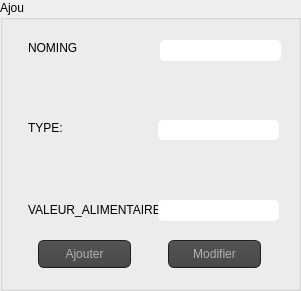
    <widget class="QGroupBox" name="groupBox_2">
     <property name="geometry">
      <rect>
       <x>10</x>
       <y>30</y>
       <width>301</width>
       <height>291</height>
      </rect>
     </property>
     <property name="title">
      <string>Ajou</string>
     </property>
     <widget class="QLineEdit" name="lineEdit_nom_ingr">
      <property name="geometry">
       <rect>
        <x>160</x>
        <y>40</y>
        <width>121</width>
        <height>21</height>
       </rect>
      </property>
      <property name="styleSheet">
       <string notr="true">QLineEdit{
    background-color: white;
    box-shadow: 2px 0.5px 5px 1px inset black;
    border-radius: 5px;
    width: 70%;
    padding-right: 10px;
    padding-left: 10px;
    text-align: left;
    color: #000;
    font-size:inherit;
    font-family: Arial, Helvetica, sans-serif;  
    font-weight:normal;
    font-variant:normal;
}
QLineEdit::hover{  color: black ;
background-color:orange;}
QLineEdit::focus{  color: black ;
background-color:white;}</string>
      </property>
     </widget>
     <widget class="QPushButton" name="modif_ing">
      <property name="geometry">
       <rect>
        <x>168</x>
        <y>240</y>
        <width>93</width>
        <height>28</height>
       </rect>
      </property>
      <property name="styleSheet">
       <string notr="true">QToolTip
{
     border: 1px solid black;
     background-color: #ffa02f;
     padding: 1px;
     border-radius: 3px;
     opacity: 100;
}

QWidget
{
    color: #b1b1b1;
    background-color: #323232;
}

QWidget:item:hover
{
    background-color: QLinearGradient( x1: 0, y1: 0, x2: 0, y2: 1, stop: 0 #ffa02f, stop: 1 #ca0619);
    color: #000000;
}

QWidget:item:selected
{
    background-color: QLinearGradient( x1: 0, y1: 0, x2: 0, y2: 1, stop: 0 #ffa02f, stop: 1 #d7801a);
}

QMenuBar::item
{
    background: transparent;
}

QMenuBar::item:selected
{
    background: transparent;
    border: 1px solid #ffaa00;
}

QMenuBar::item:pressed
{
    background: #444;
    border: 1px solid #000;
    background-color: QLinearGradient(
        x1:0, y1:0,
        x2:0, y2:1,
        stop:1 #212121,
        stop:0.4 #343434/*,
        stop:0.2 #343434,
        stop:0.1 #ffaa00*/
    );
    margin-bottom:-1px;
    padding-bottom:1px;
}

QMenu
{
    border: 1px solid #000;
}

QMenu::item
{
    padding: 2px 20px 2px 20px;
}

QMenu::item:selected
{
    color: #000000;
}

QWidget:disabled
{
    color: #404040;
    background-color: #323232;
}

QAbstractItemView
{
    background-color: QLinearGradient( x1: 0, y1: 0, x2: 0, y2: 1, stop: 0 #4d4d4d, stop: 0.1 #646464, stop: 1 #5d5d5d);
}

QWidget:focus
{
    /*border: 2px solid QLinearGradient( x1: 0, y1: 0, x2: 0, y2: 1, stop: 0 #ffa02f, stop: 1 #d7801a);*/
}

QLineEdit
{
    background-color: QLinearGradient( x1: 0, y1: 0, x2: 0, y2: 1, stop: 0 #4d4d4d, stop: 0 #646464, stop: 1 #5d5d5d);
    padding: 1px;
    border-style: solid;
    border: 1px solid #1e1e1e;
    border-radius: 5;
}

QPushButton
{
    color: #b1b1b1;
    background-color: QLinearGradient( x1: 0, y1: 0, x2: 0, y2: 1, stop: 0 #565656, stop: 0.1 #525252, stop: 0.5 #4e4e4e, stop: 0.9 #4a4a4a, stop: 1 #464646);
    border-width: 1px;
    border-color: #1e1e1e;
    border-style: solid;
    border-radius: 6;
    padding: 3px;
    font-size: 12px;
    padding-left: 5px;
    padding-right: 5px;
}

QPushButton:pressed
{
    background-color: QLinearGradient( x1: 0, y1: 0, x2: 0, y2: 1, stop: 0 #2d2d2d, stop: 0.1 #2b2b2b, stop: 0.5 #292929, stop: 0.9 #282828, stop: 1 #252525);
}

QComboBox
{
    selection-background-color: #ffaa00;
    background-color: QLinearGradient( x1: 0, y1: 0, x2: 0, y2: 1, stop: 0 #565656, stop: 0.1 #525252, stop: 0.5 #4e4e4e, stop: 0.9 #4a4a4a, stop: 1 #464646);
    border-style: solid;
    border: 1px solid #1e1e1e;
    border-radius: 5;
}

QComboBox:hover,QPushButton:hover
{
    border: 2px solid QLinearGradient( x1: 0, y1: 0, x2: 0, y2: 1, stop: 0 #ffa02f, stop: 1 #d7801a);
}


QComboBox:on
{
    padding-top: 3px;
    padding-left: 4px;
    background-color: QLinearGradient( x1: 0, y1: 0, x2: 0, y2: 1, stop: 0 #2d2d2d, stop: 0.1 #2b2b2b, stop: 0.5 #292929, stop: 0.9 #282828, stop: 1 #252525);
    selection-background-color: #ffaa00;
}

QComboBox QAbstractItemView
{
    border: 2px solid darkgray;
    selection-background-color: QLinearGradient( x1: 0, y1: 0, x2: 0, y2: 1, stop: 0 #ffa02f, stop: 1 #d7801a);
}

QComboBox::drop-down
{
     subcontrol-origin: padding;
     subcontrol-position: top right;
     width: 15px;

     border-left-width: 0px;
     border-left-color: darkgray;
     border-left-style: solid; /* just a single line */
     border-top-right-radius: 3px; /* same radius as the QComboBox */
     border-bottom-right-radius: 3px;
 }

QComboBox::down-arrow
{
     image: url(:/down_arrow.png);
}

QGroupBox:focus
{
border: 2px solid QLinearGradient( x1: 0, y1: 0, x2: 0, y2: 1, stop: 0 #ffa02f, stop: 1 #d7801a);
}

QTextEdit:focus
{
    border: 2px solid QLinearGradient( x1: 0, y1: 0, x2: 0, y2: 1, stop: 0 #ffa02f, stop: 1 #d7801a);
}

QScrollBar:horizontal {
     border: 1px solid #222222;
     background: QLinearGradient( x1: 0, y1: 0, x2: 0, y2: 1, stop: 0.0 #121212, stop: 0.2 #282828, stop: 1 #484848);
     height: 7px;
     margin: 0px 16px 0 16px;
}

QScrollBar::handle:horizontal
{
      background: QLinearGradient( x1: 0, y1: 0, x2: 1, y2: 0, stop: 0 #ffa02f, stop: 0.5 #d7801a, stop: 1 #ffa02f);
      min-height: 20px;
      border-radius: 2px;
}

QScrollBar::add-line:horizontal {
      border: 1px solid #1b1b19;
      border-radius: 2px;
      background: QLinearGradient( x1: 0, y1: 0, x2: 1, y2: 0, stop: 0 #ffa02f, stop: 1 #d7801a);
      width: 14px;
      subcontrol-position: right;
      subcontrol-origin: margin;
}

QScrollBar::sub-line:horizontal {
      border: 1px solid #1b1b19;
      border-radius: 2px;
      background: QLinearGradient( x1: 0, y1: 0, x2: 1, y2: 0, stop: 0 #ffa02f, stop: 1 #d7801a);
      width: 14px;
     subcontrol-position: left;
     subcontrol-origin: margin;
}

QScrollBar::right-arrow:horizontal, QScrollBar::left-arrow:horizontal
{
      border: 1px solid black;
      width: 1px;
      height: 1px;
      background: white;
}

QScrollBar::add-page:horizontal, QScrollBar::sub-page:horizontal
{
      background: none;
}

QScrollBar:vertical
{
      background: QLinearGradient( x1: 0, y1: 0, x2: 1, y2: 0, stop: 0.0 #121212, stop: 0.2 #282828, stop: 1 #484848);
      width: 7px;
      margin: 16px 0 16px 0;
      border: 1px solid #222222;
}

QScrollBar::handle:vertical
{
      background: QLinearGradient( x1: 0, y1: 0, x2: 0, y2: 1, stop: 0 #ffa02f, stop: 0.5 #d7801a, stop: 1 #ffa02f);
      min-height: 20px;
      border-radius: 2px;
}

QScrollBar::add-line:vertical
{
      border: 1px solid #1b1b19;
      border-radius: 2px;
      background: QLinearGradient( x1: 0, y1: 0, x2: 0, y2: 1, stop: 0 #ffa02f, stop: 1 #d7801a);
      height: 14px;
      subcontrol-position: bottom;
      subcontrol-origin: margin;
}

QScrollBar::sub-line:vertical
{
      border: 1px solid #1b1b19;
      border-radius: 2px;
      background: QLinearGradient( x1: 0, y1: 0, x2: 0, y2: 1, stop: 0 #d7801a, stop: 1 #ffa02f);
      height: 14px;
      subcontrol-position: top;
      subcontrol-origin: margin;
}

QScrollBar::up-arrow:vertical, QScrollBar::down-arrow:vertical
{
      border: 1px solid black;
      width: 1px;
      height: 1px;
      background: white;
}


QScrollBar::add-page:vertical, QScrollBar::sub-page:vertical
{
      background: none;
}

QTextEdit
{
    background-color: #242424;
}

QPlainTextEdit
{
    background-color: #242424;
}

QHeaderView::section
{
    background-color: QLinearGradient(x1:0, y1:0, x2:0, y2:1, stop:0 #616161, stop: 0.5 #505050, stop: 0.6 #434343, stop:1 #656565);
    color: white;
    padding-left: 4px;
    border: 1px solid #6c6c6c;
}

QCheckBox:disabled
{
color: #414141;
}

QDockWidget::title
{
    text-align: center;
    spacing: 3px; /* spacing between items in the tool bar */
    background-color: QLinearGradient(x1:0, y1:0, x2:0, y2:1, stop:0 #323232, stop: 0.5 #242424, stop:1 #323232);
}

QDockWidget::close-button, QDockWidget::float-button
{
    text-align: center;
    spacing: 1px; /* spacing between items in the tool bar */
    background-color: QLinearGradient(x1:0, y1:0, x2:0, y2:1, stop:0 #323232, stop: 0.5 #242424, stop:1 #323232);
}

QDockWidget::close-button:hover, QDockWidget::float-button:hover
{
    background: #242424;
}

QDockWidget::close-button:pressed, QDockWidget::float-button:pressed
{
    padding: 1px -1px -1px 1px;
}

QMainWindow::separator
{
    background-color: QLinearGradient(x1:0, y1:0, x2:0, y2:1, stop:0 #161616, stop: 0.5 #151515, stop: 0.6 #212121, stop:1 #343434);
    color: white;
    padding-left: 4px;
    border: 1px solid #4c4c4c;
    spacing: 3px; /* spacing between items in the tool bar */
}

QMainWindow::separator:hover
{

    background-color: QLinearGradient(x1:0, y1:0, x2:0, y2:1, stop:0 #d7801a, stop:0.5 #b56c17 stop:1 #ffa02f);
    color: white;
    padding-left: 4px;
    border: 1px solid #6c6c6c;
    spacing: 3px; /* spacing between items in the tool bar */
}

QToolBar::handle
{
     spacing: 3px; /* spacing between items in the tool bar */
     background: url(:/images/handle.png);
}

QMenu::separator
{
    height: 2px;
    background-color: QLinearGradient(x1:0, y1:0, x2:0, y2:1, stop:0 #161616, stop: 0.5 #151515, stop: 0.6 #212121, stop:1 #343434);
    color: white;
    padding-left: 4px;
    margin-left: 10px;
    margin-right: 5px;
}

QProgressBar
{
    border: 2px solid grey;
    border-radius: 5px;
    text-align: center;
}

QProgressBar::chunk
{
    background-color: #d7801a;
    width: 2.15px;
    margin: 0.5px;
}

QTabBar::tab {
    color: #b1b1b1;
    border: 1px solid #444;
    border-bottom-style: none;
    background-color: #323232;
    padding-left: 10px;
    padding-right: 10px;
    padding-top: 3px;
    padding-bottom: 2px;
    margin-right: -1px;
}

QTabWidget::pane {
    border: 1px solid #444;
    top: 1px;
}

QTabBar::tab:last
{
    margin-right: 0; /* the last selected tab has nothing to overlap with on the right */
    border-top-right-radius: 3px;
}

QTabBar::tab:first:!selected
{
 margin-left: 0px; /* the last selected tab has nothing to overlap with on the right */


    border-top-left-radius: 3px;
}

QTabBar::tab:!selected
{
    color: #b1b1b1;
    border-bottom-style: solid;
    margin-top: 3px;
    background-color: QLinearGradient(x1:0, y1:0, x2:0, y2:1, stop:1 #212121, stop:.4 #343434);
}

QTabBar::tab:selected
{
    border-top-left-radius: 3px;
    border-top-right-radius: 3px;
    margin-bottom: 0px;
}

QTabBar::tab:!selected:hover
{
    /*border-top: 2px solid #ffaa00;
    padding-bottom: 3px;*/
    border-top-left-radius: 3px;
    border-top-right-radius: 3px;
    background-color: QLinearGradient(x1:0, y1:0, x2:0, y2:1, stop:1 #212121, stop:0.4 #343434, stop:0.2 #343434, stop:0.1 #ffaa00);
}

QRadioButton::indicator:checked, QRadioButton::indicator:unchecked{
    color: #b1b1b1;
    background-color: #323232;
    border: 1px solid #b1b1b1;
    border-radius: 6px;
}

QRadioButton::indicator:checked
{
    background-color: qradialgradient(
        cx: 0.5, cy: 0.5,
        fx: 0.5, fy: 0.5,
        radius: 1.0,
        stop: 0.25 #ffaa00,
        stop: 0.3 #323232
    );
}

QCheckBox::indicator{
    color: #b1b1b1;
    background-color: #323232;
    border: 1px solid #b1b1b1;
    width: 9px;
    height: 9px;
}

QRadioButton::indicator
{
    border-radius: 6px;
}

QRadioButton::indicator:hover, QCheckBox::indicator:hover
{
    border: 1px solid #ffaa00;
}

QCheckBox::indicator:checked
{
    image:url(:/images/checkbox.png);
}

QCheckBox::indicator:disabled, QRadioButton::indicator:disabled
{
    border: 1px solid #444;
}</string>
      </property>
      <property name="text">
       <string>Modifier</string>
      </property>
     </widget>
     <widget class="QLineEdit" name="lineEdit_type_ingr">
      <property name="geometry">
       <rect>
        <x>158</x>
        <y>120</y>
        <width>121</width>
        <height>20</height>
       </rect>
      </property>
      <property name="styleSheet">
       <string notr="true">QLineEdit{
    background-color: white;
    box-shadow: 2px 0.5px 5px 1px inset black;
    border-radius: 5px;
    width: 70%;
    padding-right: 10px;
    padding-left: 10px;
    text-align: left;
    color: #000;
    font-size:inherit;
    font-family: Arial, Helvetica, sans-serif;  
    font-weight:normal;
    font-variant:normal;
}
QLineEdit::hover{  color: black ;
background-color:orange;}
QLineEdit::focus{  color: black ;
background-color:white;}</string>
      </property>
     </widget>
     <widget class="QLabel" name="label_9">
      <property name="geometry">
       <rect>
        <x>28</x>
        <y>200</y>
        <width>171</width>
        <height>20</height>
       </rect>
      </property>
      <property name="text">
       <string>VALEUR_ALIMENTAIRE:</string>
      </property>
     </widget>
     <widget class="QPushButton" name="ajouteringr">
      <property name="geometry">
       <rect>
        <x>38</x>
        <y>240</y>
        <width>93</width>
        <height>28</height>
       </rect>
      </property>
      <property name="font">
       <font>
        <pointsize>-1</pointsize>
       </font>
      </property>
      <property name="styleSheet">
       <string notr="true">QToolTip
{
     border: 1px solid black;
     background-color: #ffa02f;
     padding: 1px;
     border-radius: 3px;
     opacity: 100;
}

QWidget
{
    color: #b1b1b1;
    background-color: #323232;
}

QWidget:item:hover
{
    background-color: QLinearGradient( x1: 0, y1: 0, x2: 0, y2: 1, stop: 0 #ffa02f, stop: 1 #ca0619);
    color: #000000;
}

QWidget:item:selected
{
    background-color: QLinearGradient( x1: 0, y1: 0, x2: 0, y2: 1, stop: 0 #ffa02f, stop: 1 #d7801a);
}

QMenuBar::item
{
    background: transparent;
}

QMenuBar::item:selected
{
    background: transparent;
    border: 1px solid #ffaa00;
}

QMenuBar::item:pressed
{
    background: #444;
    border: 1px solid #000;
    background-color: QLinearGradient(
        x1:0, y1:0,
        x2:0, y2:1,
        stop:1 #212121,
        stop:0.4 #343434/*,
        stop:0.2 #343434,
        stop:0.1 #ffaa00*/
    );
    margin-bottom:-1px;
    padding-bottom:1px;
}

QMenu
{
    border: 1px solid #000;
}

QMenu::item
{
    padding: 2px 20px 2px 20px;
}

QMenu::item:selected
{
    color: #000000;
}

QWidget:disabled
{
    color: #404040;
    background-color: #323232;
}

QAbstractItemView
{
    background-color: QLinearGradient( x1: 0, y1: 0, x2: 0, y2: 1, stop: 0 #4d4d4d, stop: 0.1 #646464, stop: 1 #5d5d5d);
}

QWidget:focus
{
    /*border: 2px solid QLinearGradient( x1: 0, y1: 0, x2: 0, y2: 1, stop: 0 #ffa02f, stop: 1 #d7801a);*/
}

QLineEdit
{
    background-color: QLinearGradient( x1: 0, y1: 0, x2: 0, y2: 1, stop: 0 #4d4d4d, stop: 0 #646464, stop: 1 #5d5d5d);
    padding: 1px;
    border-style: solid;
    border: 1px solid #1e1e1e;
    border-radius: 5;
}

QPushButton
{
    color: #b1b1b1;
    background-color: QLinearGradient( x1: 0, y1: 0, x2: 0, y2: 1, stop: 0 #565656, stop: 0.1 #525252, stop: 0.5 #4e4e4e, stop: 0.9 #4a4a4a, stop: 1 #464646);
    border-width: 1px;
    border-color: #1e1e1e;
    border-style: solid;
    border-radius: 6;
    padding: 3px;
    font-size: 12px;
    padding-left: 5px;
    padding-right: 5px;
}

QPushButton:pressed
{
    background-color: QLinearGradient( x1: 0, y1: 0, x2: 0, y2: 1, stop: 0 #2d2d2d, stop: 0.1 #2b2b2b, stop: 0.5 #292929, stop: 0.9 #282828, stop: 1 #252525);
}

QComboBox
{
    selection-background-color: #ffaa00;
    background-color: QLinearGradient( x1: 0, y1: 0, x2: 0, y2: 1, stop: 0 #565656, stop: 0.1 #525252, stop: 0.5 #4e4e4e, stop: 0.9 #4a4a4a, stop: 1 #464646);
    border-style: solid;
    border: 1px solid #1e1e1e;
    border-radius: 5;
}

QComboBox:hover,QPushButton:hover
{
    border: 2px solid QLinearGradient( x1: 0, y1: 0, x2: 0, y2: 1, stop: 0 #ffa02f, stop: 1 #d7801a);
}


QComboBox:on
{
    padding-top: 3px;
    padding-left: 4px;
    background-color: QLinearGradient( x1: 0, y1: 0, x2: 0, y2: 1, stop: 0 #2d2d2d, stop: 0.1 #2b2b2b, stop: 0.5 #292929, stop: 0.9 #282828, stop: 1 #252525);
    selection-background-color: #ffaa00;
}

QComboBox QAbstractItemView
{
    border: 2px solid darkgray;
    selection-background-color: QLinearGradient( x1: 0, y1: 0, x2: 0, y2: 1, stop: 0 #ffa02f, stop: 1 #d7801a);
}

QComboBox::drop-down
{
     subcontrol-origin: padding;
     subcontrol-position: top right;
     width: 15px;

     border-left-width: 0px;
     border-left-color: darkgray;
     border-left-style: solid; /* just a single line */
     border-top-right-radius: 3px; /* same radius as the QComboBox */
     border-bottom-right-radius: 3px;
 }

QComboBox::down-arrow
{
     image: url(:/down_arrow.png);
}

QGroupBox:focus
{
border: 2px solid QLinearGradient( x1: 0, y1: 0, x2: 0, y2: 1, stop: 0 #ffa02f, stop: 1 #d7801a);
}

QTextEdit:focus
{
    border: 2px solid QLinearGradient( x1: 0, y1: 0, x2: 0, y2: 1, stop: 0 #ffa02f, stop: 1 #d7801a);
}

QScrollBar:horizontal {
     border: 1px solid #222222;
     background: QLinearGradient( x1: 0, y1: 0, x2: 0, y2: 1, stop: 0.0 #121212, stop: 0.2 #282828, stop: 1 #484848);
     height: 7px;
     margin: 0px 16px 0 16px;
}

QScrollBar::handle:horizontal
{
      background: QLinearGradient( x1: 0, y1: 0, x2: 1, y2: 0, stop: 0 #ffa02f, stop: 0.5 #d7801a, stop: 1 #ffa02f);
      min-height: 20px;
      border-radius: 2px;
}

QScrollBar::add-line:horizontal {
      border: 1px solid #1b1b19;
      border-radius: 2px;
      background: QLinearGradient( x1: 0, y1: 0, x2: 1, y2: 0, stop: 0 #ffa02f, stop: 1 #d7801a);
      width: 14px;
      subcontrol-position: right;
      subcontrol-origin: margin;
}

QScrollBar::sub-line:horizontal {
      border: 1px solid #1b1b19;
      border-radius: 2px;
      background: QLinearGradient( x1: 0, y1: 0, x2: 1, y2: 0, stop: 0 #ffa02f, stop: 1 #d7801a);
      width: 14px;
     subcontrol-position: left;
     subcontrol-origin: margin;
}

QScrollBar::right-arrow:horizontal, QScrollBar::left-arrow:horizontal
{
      border: 1px solid black;
      width: 1px;
      height: 1px;
      background: white;
}

QScrollBar::add-page:horizontal, QScrollBar::sub-page:horizontal
{
      background: none;
}

QScrollBar:vertical
{
      background: QLinearGradient( x1: 0, y1: 0, x2: 1, y2: 0, stop: 0.0 #121212, stop: 0.2 #282828, stop: 1 #484848);
      width: 7px;
      margin: 16px 0 16px 0;
      border: 1px solid #222222;
}

QScrollBar::handle:vertical
{
      background: QLinearGradient( x1: 0, y1: 0, x2: 0, y2: 1, stop: 0 #ffa02f, stop: 0.5 #d7801a, stop: 1 #ffa02f);
      min-height: 20px;
      border-radius: 2px;
}

QScrollBar::add-line:vertical
{
      border: 1px solid #1b1b19;
      border-radius: 2px;
      background: QLinearGradient( x1: 0, y1: 0, x2: 0, y2: 1, stop: 0 #ffa02f, stop: 1 #d7801a);
      height: 14px;
      subcontrol-position: bottom;
      subcontrol-origin: margin;
}

QScrollBar::sub-line:vertical
{
      border: 1px solid #1b1b19;
      border-radius: 2px;
      background: QLinearGradient( x1: 0, y1: 0, x2: 0, y2: 1, stop: 0 #d7801a, stop: 1 #ffa02f);
      height: 14px;
      subcontrol-position: top;
      subcontrol-origin: margin;
}

QScrollBar::up-arrow:vertical, QScrollBar::down-arrow:vertical
{
      border: 1px solid black;
      width: 1px;
      height: 1px;
      background: white;
}


QScrollBar::add-page:vertical, QScrollBar::sub-page:vertical
{
      background: none;
}

QTextEdit
{
    background-color: #242424;
}

QPlainTextEdit
{
    background-color: #242424;
}

QHeaderView::section
{
    background-color: QLinearGradient(x1:0, y1:0, x2:0, y2:1, stop:0 #616161, stop: 0.5 #505050, stop: 0.6 #434343, stop:1 #656565);
    color: white;
    padding-left: 4px;
    border: 1px solid #6c6c6c;
}

QCheckBox:disabled
{
color: #414141;
}

QDockWidget::title
{
    text-align: center;
    spacing: 3px; /* spacing between items in the tool bar */
    background-color: QLinearGradient(x1:0, y1:0, x2:0, y2:1, stop:0 #323232, stop: 0.5 #242424, stop:1 #323232);
}

QDockWidget::close-button, QDockWidget::float-button
{
    text-align: center;
    spacing: 1px; /* spacing between items in the tool bar */
    background-color: QLinearGradient(x1:0, y1:0, x2:0, y2:1, stop:0 #323232, stop: 0.5 #242424, stop:1 #323232);
}

QDockWidget::close-button:hover, QDockWidget::float-button:hover
{
    background: #242424;
}

QDockWidget::close-button:pressed, QDockWidget::float-button:pressed
{
    padding: 1px -1px -1px 1px;
}

QMainWindow::separator
{
    background-color: QLinearGradient(x1:0, y1:0, x2:0, y2:1, stop:0 #161616, stop: 0.5 #151515, stop: 0.6 #212121, stop:1 #343434);
    color: white;
    padding-left: 4px;
    border: 1px solid #4c4c4c;
    spacing: 3px; /* spacing between items in the tool bar */
}

QMainWindow::separator:hover
{

    background-color: QLinearGradient(x1:0, y1:0, x2:0, y2:1, stop:0 #d7801a, stop:0.5 #b56c17 stop:1 #ffa02f);
    color: white;
    padding-left: 4px;
    border: 1px solid #6c6c6c;
    spacing: 3px; /* spacing between items in the tool bar */
}

QToolBar::handle
{
     spacing: 3px; /* spacing between items in the tool bar */
     background: url(:/images/handle.png);
}

QMenu::separator
{
    height: 2px;
    background-color: QLinearGradient(x1:0, y1:0, x2:0, y2:1, stop:0 #161616, stop: 0.5 #151515, stop: 0.6 #212121, stop:1 #343434);
    color: white;
    padding-left: 4px;
    margin-left: 10px;
    margin-right: 5px;
}

QProgressBar
{
    border: 2px solid grey;
    border-radius: 5px;
    text-align: center;
}

QProgressBar::chunk
{
    background-color: #d7801a;
    width: 2.15px;
    margin: 0.5px;
}

QTabBar::tab {
    color: #b1b1b1;
    border: 1px solid #444;
    border-bottom-style: none;
    background-color: #323232;
    padding-left: 10px;
    padding-right: 10px;
    padding-top: 3px;
    padding-bottom: 2px;
    margin-right: -1px;
}

QTabWidget::pane {
    border: 1px solid #444;
    top: 1px;
}

QTabBar::tab:last
{
    margin-right: 0; /* the last selected tab has nothing to overlap with on the right */
    border-top-right-radius: 3px;
}

QTabBar::tab:first:!selected
{
 margin-left: 0px; /* the last selected tab has nothing to overlap with on the right */


    border-top-left-radius: 3px;
}

QTabBar::tab:!selected
{
    color: #b1b1b1;
    border-bottom-style: solid;
    margin-top: 3px;
    background-color: QLinearGradient(x1:0, y1:0, x2:0, y2:1, stop:1 #212121, stop:.4 #343434);
}

QTabBar::tab:selected
{
    border-top-left-radius: 3px;
    border-top-right-radius: 3px;
    margin-bottom: 0px;
}

QTabBar::tab:!selected:hover
{
    /*border-top: 2px solid #ffaa00;
    padding-bottom: 3px;*/
    border-top-left-radius: 3px;
    border-top-right-radius: 3px;
    background-color: QLinearGradient(x1:0, y1:0, x2:0, y2:1, stop:1 #212121, stop:0.4 #343434, stop:0.2 #343434, stop:0.1 #ffaa00);
}

QRadioButton::indicator:checked, QRadioButton::indicator:unchecked{
    color: #b1b1b1;
    background-color: #323232;
    border: 1px solid #b1b1b1;
    border-radius: 6px;
}

QRadioButton::indicator:checked
{
    background-color: qradialgradient(
        cx: 0.5, cy: 0.5,
        fx: 0.5, fy: 0.5,
        radius: 1.0,
        stop: 0.25 #ffaa00,
        stop: 0.3 #323232
    );
}

QCheckBox::indicator{
    color: #b1b1b1;
    background-color: #323232;
    border: 1px solid #b1b1b1;
    width: 9px;
    height: 9px;
}

QRadioButton::indicator
{
    border-radius: 6px;
}

QRadioButton::indicator:hover, QCheckBox::indicator:hover
{
    border: 1px solid #ffaa00;
}

QCheckBox::indicator:checked
{
    image:url(:/images/checkbox.png);
}

QCheckBox::indicator:disabled, QRadioButton::indicator:disabled
{
    border: 1px solid #444;
}</string>
      </property>
      <property name="text">
       <string>Ajouter</string>
      </property>
     </widget>
     <widget class="QLabel" name="label_5">
      <property name="geometry">
       <rect>
        <x>28</x>
        <y>40</y>
        <width>55</width>
        <height>16</height>
       </rect>
      </property>
      <property name="text">
       <string>NOMING</string>
      </property>
     </widget>
     <widget class="QLineEdit" name="lineEdit_valeur_ingr">
      <property name="geometry">
       <rect>
        <x>158</x>
        <y>200</y>
        <width>121</width>
        <height>21</height>
       </rect>
      </property>
      <property name="styleSheet">
       <string notr="true">QLineEdit{
    background-color: white;
    box-shadow: 2px 0.5px 5px 1px inset black;
    border-radius: 5px;
    width: 70%;
    padding-right: 10px;
    padding-left: 10px;
    text-align: left;
    color: #000;
    font-size:inherit;
    font-family: Arial, Helvetica, sans-serif;  
    font-weight:normal;
    font-variant:normal;
}
QLineEdit::hover{  color: black ;
background-color:orange;}
QLineEdit::focus{  color: black ;
background-color:white;}</string>
      </property>
     </widget>
     <widget class="QLabel" name="label_7">
      <property name="geometry">
       <rect>
        <x>28</x>
        <y>120</y>
        <width>55</width>
        <height>16</height>
       </rect>
      </property>
      <property name="text">
       <string>TYPE:</string>
      </property>
     </widget>
    </widget>
